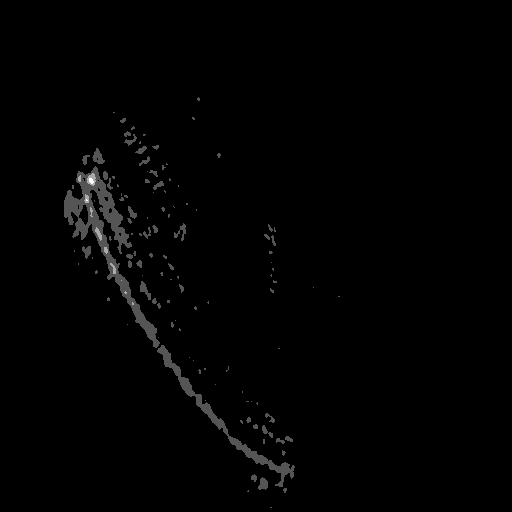
#> input picture inputs3/original/AVG_TSeries-06012026-1400-659.companion_registered.tif, 512 x 512 px, found by its file name; its folder holds 4 pictures in this run
$ python medulla_only.py
#> lines starting #> are read from the running program, lines starting #| are printed output that depends on the picture; after the words box and inside, x2 and y2 are one past the last pixel; in counts of white or black regions, pixels touching at a corner belong together
import os
import cv2
import numpy as np
import matplotlib.pyplot as plt
from scipy import ndimage
from skimage.measure import label, regionprops

input_folder = 'C:\\Users\\megan\\flies\\sams\\forkedsam2\\inputs3\\original'
inputs = [os.path.join(input_folder, f) for f in sorted(os.listdir(input_folder)) if f.endswith(".tif")]
output = 'medulla_masks'
os.makedirs(output, exist_ok=True)

fig, axes = plt.subplots(6,len(inputs))
for i in range(len(inputs)):
    image = cv2.imread(inputs[i], cv2.IMREAD_UNCHANGED)
#> image is the input picture: shape (512, 512) uint16; min 0, max 891, mean 68.1
    image_8bit = cv2.normalize(image, None, 0, 255, cv2.NORM_MINMAX).astype(np.uint8)
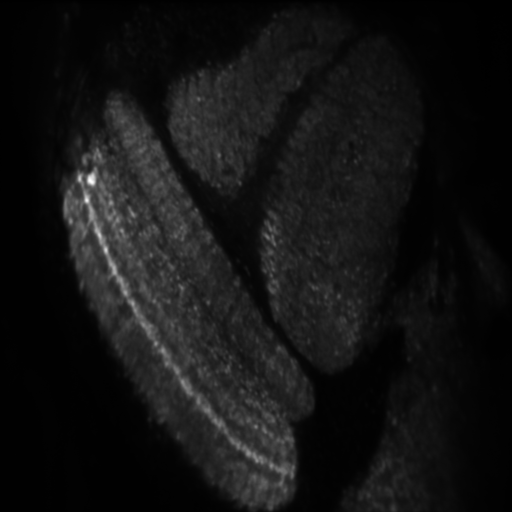
#> image_8bit: shape (512, 512); min 0, max 255, mean 19.5
    axes[0,i].imshow(image, cmap='gray')
    axes[0,i].axis('off')

    blurred = ndimage.gaussian_filter(image, sigma=5)
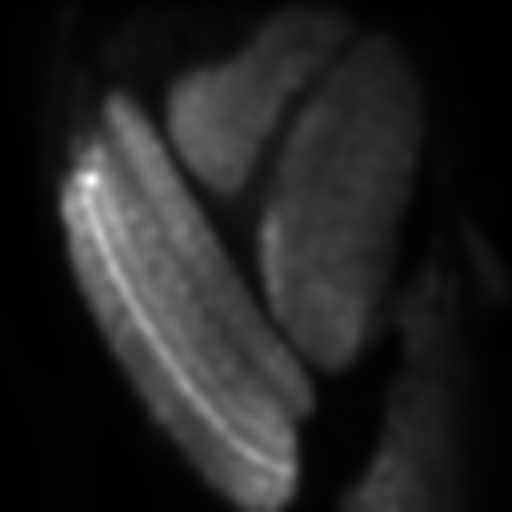
#> blurred: shape (512, 512) uint16; min 0, max 479, mean 67.1; drawn with min black and max white
    axes[1,i].imshow(blurred, cmap='gray')
    axes[1,i].axis('off')

    binarized = np.where(image > np.mean(image), 1, 0).astype(np.uint8)
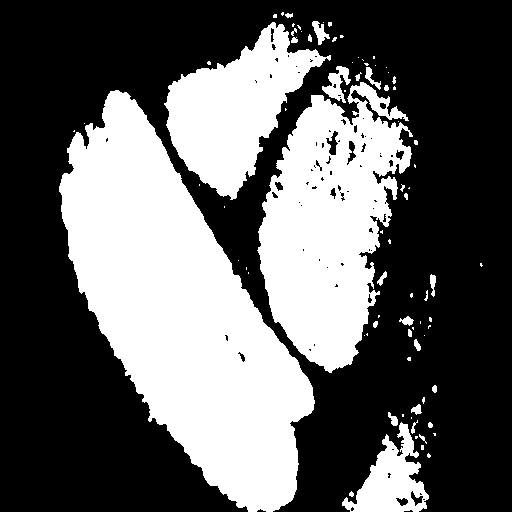
#> binarized: shape (512, 512); values 0 (black) and 1 (white), 38.1% white; 82 white regions (53 under 20 px), largest, box (x1, y1, x2, y2) and area: (59, 90, 315, 512) 53324, (257, 82, 413, 373) 27056, (164, 22, 331, 200) 13803
    axes[2,i].imshow(binarized, cmap='gray')
    axes[2,i].axis('off')

    # remove small specks and fill holes (50px)
    lbl_speckles = label(binarized)
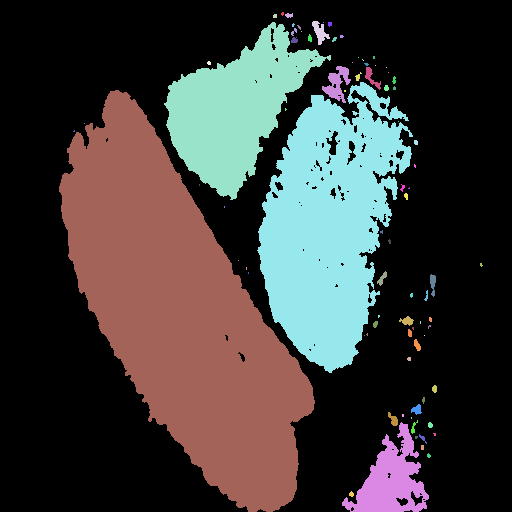
#> lbl_speckles: shape (512, 512) int64; 83 distinct labels, from 0 to 82; one colour per label, 0 black
    sizes = ndimage.sum(binarized, lbl_speckles, range(1, lbl_speckles.max() + 1))
#> sizes = 82 values, max 53324 at index 31, min 1 at index 5, mean 1218.2
    binarized = np.isin(lbl_speckles, np.where(sizes >= 50)[0] + 1).astype(np.uint8)
    binarized = ndimage.binary_fill_holes(binarized).astype(np.uint8)
#> binarized: shape (512, 512); values 0 (black) and 1 (white), 38.2% white; 13 white regions, largest, box (x1, y1, x2, y2) and area: (59, 90, 315, 512) 53370, (257, 82, 413, 373) 27781, (164, 22, 331, 200) 13880
    axes[3,i].imshow(binarized, cmap='gray')
    axes[3,i].axis('off')

    # use erosion to break off extra parts and isolate medulla
    # disclaimer: this was only a problem for one of them, 32 may not always work
    kernel = cv2.getStructuringElement(cv2.MORPH_ELLIPSE, (32,32))
    opened = cv2.morphologyEx(binarized, cv2.MORPH_OPEN, kernel)
#> opened: shape (512, 512); values 0 (black) and 1 (white), 35.4% white; 4 white regions
    axes[4,i].imshow(opened, cmap='gray')
    axes[4,i].axis('off')

    lbl = label(opened)
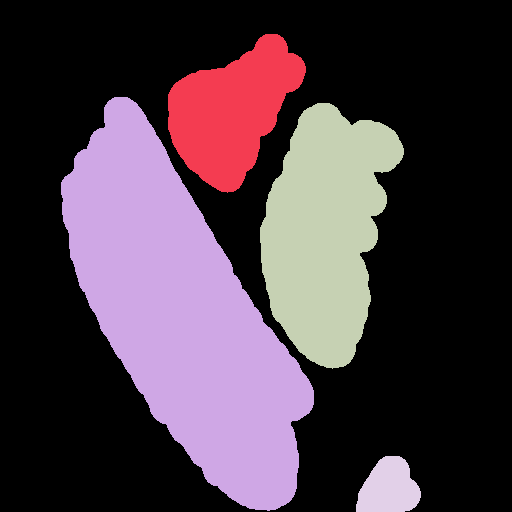
#> lbl: shape (512, 512) int64; 5 distinct labels, from 0 to 4; one colour per label, 0 black
    props = regionprops(lbl)
#> props = 4 regions; box (x1, y1, x2, y2) and area: (61, 97, 314, 511) 52323, (260, 103, 404, 369) 24965, (168, 34, 306, 193) 12751, (356, 456, 421, 512) 2685
    largest = max(props, key=lambda p: p.area)
    final = (lbl == largest.label).astype(np.uint8)
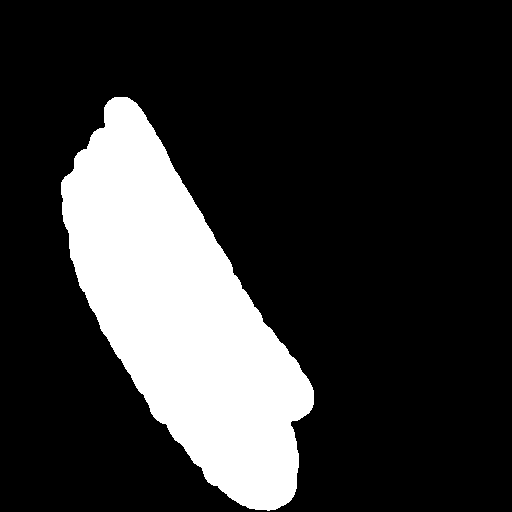
#> final: shape (512, 512); values 0 (black) and 1 (white), 20% white; 1 white region, box (x1, y1, x2, y2) and area: (61, 97, 314, 511) 52323
    axes[5,i].imshow(final, cmap='gray')
    axes[5,i].axis('off')

    filename = os.path.splitext(os.path.splitext(os.path.basename(inputs[i]))[0])[0]
    np.save(os.path.join(output, f'{filename}_medulla_mask.npy'), final)
#> pass 2 of the loop `for i in range(len(inputs)):`:
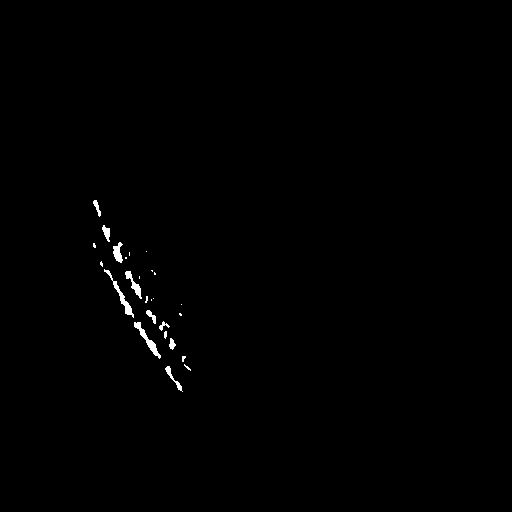
#> input picture inputs3/original/AVG_TSeries-06012026-1400-661.companion_registered.tif, 512 x 512 px, found by its file name
#> `lbl_speckles = label(binarized)`:
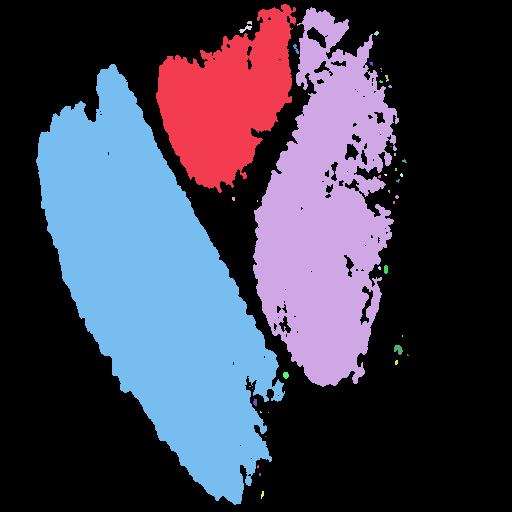
#> lbl_speckles: shape (512, 512) int64; 44 distinct labels, from 0 to 43; one colour per label, 0 black
#> sizes = 43 values, max 52966 at index 7, min 1 at index 9, mean 2363.7
#> opened: shape (512, 512); values 0 (black) and 1 (white), 36.6% white; 4 white regions
#> lbl: shape (512, 512) int64; 5 distinct labels, from 0 to 4
#> props = 4 regions; box (x1, y1, x2, y2) and area: (38, 83, 277, 497) 50853, (256, 55, 392, 385) 30243, (158, 27, 292, 186) 13937, (305, 18, 338, 51) 872
#> `final = (lbl == largest.label).astype(np.uint8)`:
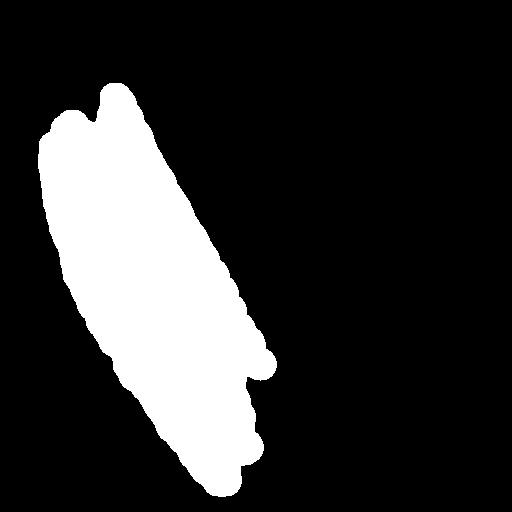
#> final: shape (512, 512); values 0 (black) and 1 (white), 19.4% white; 1 white region, box (x1, y1, x2, y2) and area: (38, 83, 277, 497) 50853
#> pass 3 of the loop `for i in range(len(inputs)):`:
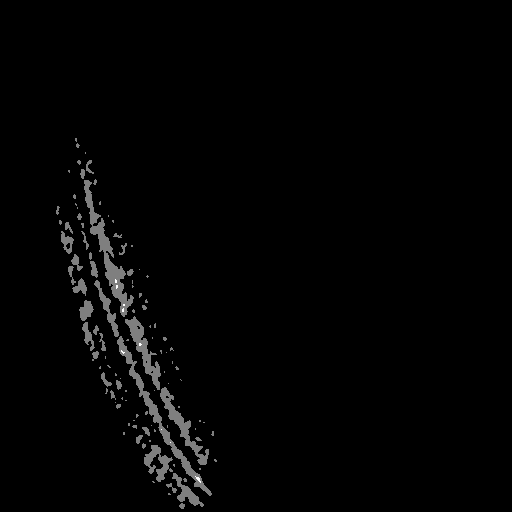
#> input picture inputs3/original/AVG_TSeries-06012026-1400-663.companion_registered.tif, 512 x 512 px, found by its file name
#> image is the input picture: shape (512, 512) uint16; min 0, max 618, mean 44.2
#> `lbl_speckles = label(binarized)`:
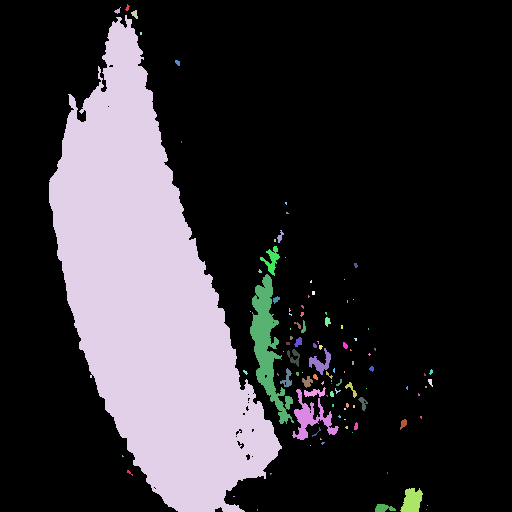
#> lbl_speckles: shape (512, 512) int64; 105 distinct labels, from 0 to 104; one colour per label, 0 black
#> sizes = 104 values, max 56362 at index 3, min 1 at index 12, mean 596.2
#> `opened = cv2.morphologyEx(binarized, cv2.MORPH_OPEN, kernel)`:
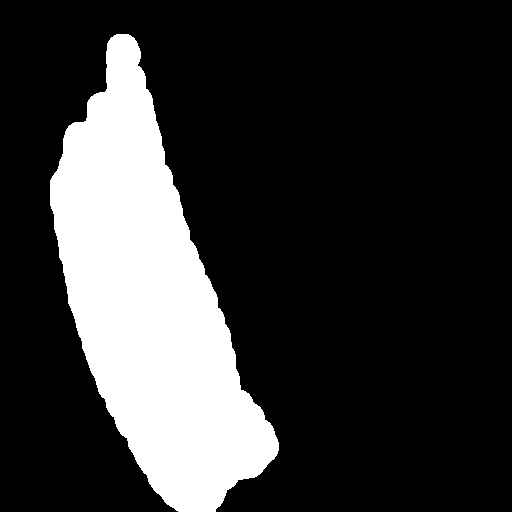
#> opened: shape (512, 512); values 0 (black) and 1 (white), 20.9% white; 1 white region, box (x1, y1, x2, y2) and area: (50, 34, 279, 512) 54767
#> lbl: shape (512, 512) int64; values 0 (black) and 1 (white), 20.9% white; 1 white region
#> props = 1 regions; box (x1, y1, x2, y2) and area: (50, 34, 279, 512) 54767
#> the loop made 4 passes; the first 3 are shown

plt.show()
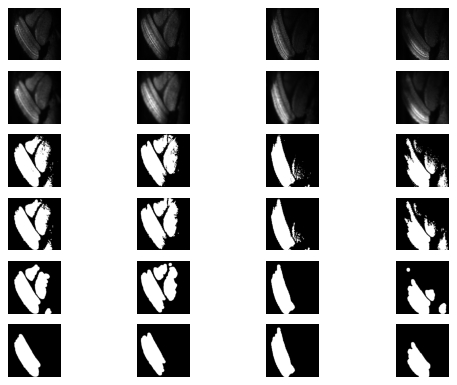
#> figure drawn by matplotlib, 24 panels
